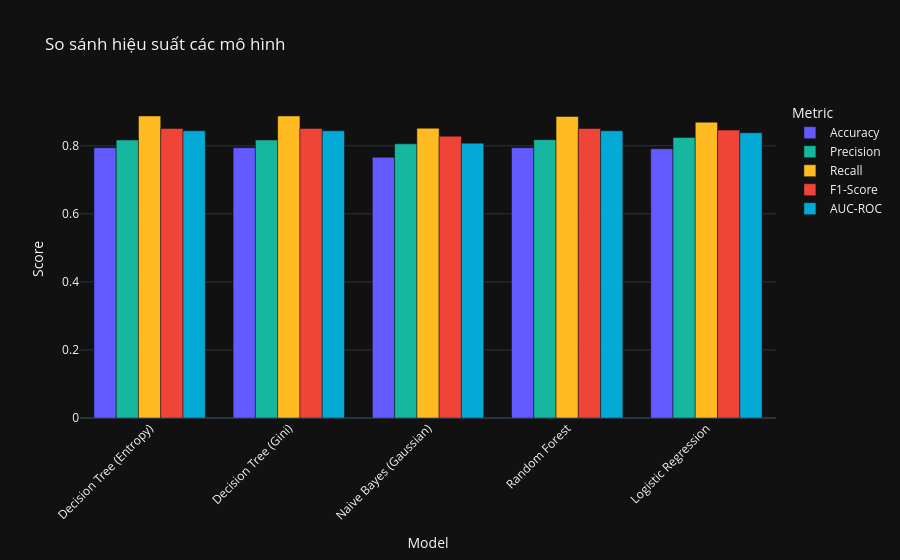

The code cell stored with this chart in its notebook:
### Code cell
# Biểu đồ so sánh các metrics
metrics_to_plot = ['Accuracy', 'Precision', 'Recall', 'F1-Score', 'AUC-ROC']
results_melted = results_df.melt(id_vars='Model', value_vars=metrics_to_plot, 
                                  var_name='Metric', value_name='Score')

fig = px.bar(results_melted, x='Model', y='Score', color='Metric',
             barmode='group',
             title='So sánh hiệu suất các mô hình',
             color_discrete_sequence=['#635BFF', '#15b79f', '#ffbb1f', '#f04438', '#04aad6'])
fig.update_layout(template='plotly_dark', xaxis_tickangle=-45)
fig.show()

### Figure 1 — Plotly figure (JSON) as saved in the notebook; plotly's stock layout.template omitted (floating-point values rounded to 4 significant figures)
{"data": [{"alignmentgroup": "True", "hovertemplate": "Metric=Accuracy<br>Model=%{x}<br>Score=%{y}<extra></extra>", "legendgroup": "Accuracy", "marker": {"color": "#635BFF", "pattern": {"shape": ""}}, "name": "Accuracy", "offsetgroup": "Accuracy", "orientation": "v", "showlegend": true, "textposition": "auto", "type": "bar", "x": ["Decision Tree (Entropy)", "Decision Tree (Gini)", "Naive Bayes (Gaussian)", "Random Forest", "Logistic Regression"], "xaxis": "x", "y": [0.7944, 0.7944, 0.7661, 0.7944, 0.7912], "yaxis": "y"}, {"alignmentgroup": "True", "hovertemplate": "Metric=Precision<br>Model=%{x}<br>Score=%{y}<extra></extra>", "legendgroup": "Precision", "marker": {"color": "#15b79f", "pattern": {"shape": ""}}, "name": "Precision", "offsetgroup": "Precision", "orientation": "v", "showlegend": true, "textposition": "auto", "type": "bar", "x": ["Decision Tree (Entropy)", "Decision Tree (Gini)", "Naive Bayes (Gaussian)", "Random Forest", "Logistic Regression"], "xaxis": "x", "y": [0.817, 0.8172, 0.8057, 0.818, 0.8244], "yaxis": "y"}, {"alignmentgroup": "True", "hovertemplate": "Metric=Recall<br>Model=%{x}<br>Score=%{y}<extra></extra>", "legendgroup": "Recall", "marker": {"color": "#ffbb1f", "pattern": {"shape": ""}}, "name": "Recall", "offsetgroup": "Recall", "orientation": "v", "showlegend": true, "textposition": "auto", "type": "bar", "x": ["Decision Tree (Entropy)", "Decision Tree (Gini)", "Naive Bayes (Gaussian)", "Random Forest", "Logistic Regression"], "xaxis": "x", "y": [0.8878, 0.8877, 0.8516, 0.8862, 0.8693], "yaxis": "y"}, {"alignmentgroup": "True", "hovertemplate": "Metric=F1-Score<br>Model=%{x}<br>Score=%{y}<extra></extra>", "legendgroup": "F1-Score", "marker": {"color": "#f04438", "pattern": {"shape": ""}}, "name": "F1-Score", "offsetgroup": "F1-Score", "orientation": "v", "showlegend": true, "textposition": "auto", "type": "bar", "x": ["Decision Tree (Entropy)", "Decision Tree (Gini)", "Naive Bayes (Gaussian)", "Random Forest", "Logistic Regression"], "xaxis": "x", "y": [0.851, 0.851, 0.828, 0.8507, 0.8463], "yaxis": "y"}, {"alignmentgroup": "True", "hovertemplate": "Metric=AUC-ROC<br>Model=%{x}<br>Score=%{y}<extra></extra>", "legendgroup": "AUC-ROC", "marker": {"color": "#04aad6", "pattern": {"shape": ""}}, "name": "AUC-ROC", "offsetgroup": "AUC-ROC", "orientation": "v", "showlegend": true, "textposition": "auto", "type": "bar", "x": ["Decision Tree (Entropy)", "Decision Tree (Gini)", "Naive Bayes (Gaussian)", "Random Forest", "Logistic Regression"], "xaxis": "x", "y": [0.844, 0.8439, 0.8078, 0.8441, 0.8382], "yaxis": "y"}], "layout": {"barmode": "group", "legend": {"title": {"text": "Metric"}, "tracegroupgap": 0}, "title": {"text": "So sánh hiệu suất các mô hình"}, "xaxis": {"anchor": "y", "domain": [0, 1], "tickangle": -45, "title": {"text": "Model"}}, "yaxis": {"anchor": "x", "domain": [0, 1], "title": {"text": "Score"}}}}
